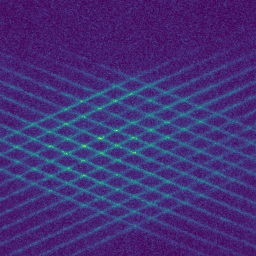
#> input picture Experimental_Data/Source/frame_0.png, 256 x 256 px
$ python -i image_utility.py   (imports and definitions only)   (older library calls are emulated)
#> lines starting #> are read from the running program, lines starting #| are printed output that depends on the picture; after the words box and inside, x2 and y2 are one past the last pixel; in counts of white or black regions, pixels touching at a corner belong together
from utility.py_import import cv2, np, plt, Tuple
from skimage.morphology import skeletonize, thin


# [7 lines left out: function save_plt, not called in this run]


def skeletonize_img(image: np.ndarray, blur_window: Tuple[int, int]=(5, 5),
                    method: str = 'thin') -> Tuple[np.ndarray, np.ndarray]:
    """
    Function takes in an image read in through cv2.imread, returns a skeletonized image of the
    grid

    :param image        :   Input image
    :param blur_window  :   Window size for the gaussian blur
    :return             :   Skeletonized image
    """
    # Apply adaptive thresholding and Otsu's thresholding
    clahe = cv2.createCLAHE(clipLimit=2.0, tileGridSize=(3, 3))
    image = clahe.apply(image)
    blur = cv2.GaussianBlur(image, blur_window, 0).astype('uint8')
    _, ot = cv2.threshold(blur, 0, 255, cv2.THRESH_BINARY + cv2.THRESH_OTSU)

    # Apply morphological operations to eliminate Noises
    kernel = np.ones((3, 3), np.uint8)
    thresh = cv2.erode(ot, kernel=kernel)
    thresh = cv2.dilate(thresh, kernel=kernel)

    # Create a gradient mask to isolate specific regions
    grad_x = cv2.Sobel(ot, cv2.CV_64F, 1, 0, ksize=5)
    grad_y = cv2.Sobel(ot, cv2.CV_64F, 0, 1, ksize=5)
    grad_magnitude = np.sqrt(grad_x ** 2 + grad_y ** 2)
    gradient_mask = (grad_magnitude == 0)
    dark_mask = (ot == 0)
    mask = gradient_mask & dark_mask
    thresh[mask] = 0

    if method == 'thin':
        skeleton = thin(thresh).astype(np.uint8)
    elif method == 'zhang':
        skeleton = skeletonize(thresh, method="zhang").astype(np.uint8)
    elif method == 'lee':
        skeleton = skeletonize(thresh, method="lee").astype(np.uint8)
    else:
        raise ValueError(f"Unknown skeletonization method: {method}")

    # [19 lines of commented-out code are left out]

    return thresh, skeleton


# [56 lines left out: functions stereo_transform, transform_image, not called in this run]

>>> import cv2
>>> picture = cv2.imread('../Experimental_Data/Source/frame_0.png', cv2.IMREAD_GRAYSCALE)
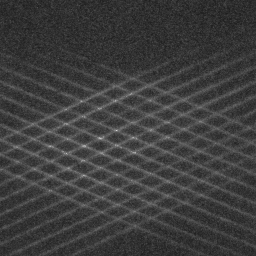
#> picture: shape (256, 256); min 30, max 215, mean 61.4
>>> result = skeletonize_img(picture)
#> in skeletonize_img, `blur = cv2.GaussianBlur(image, blur_window, 0).astype('uint8')`:
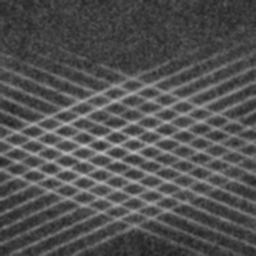
#> blur: shape (256, 256); min 30, max 194, mean 80.7
#> in skeletonize_img, `_, ot = cv2.threshold(blur, 0, 255, cv2.THRESH_BINARY + cv2.THRESH_OTSU)`:
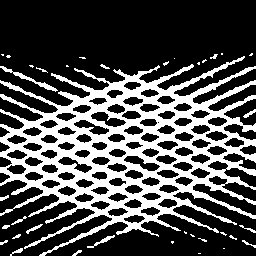
#> ot: shape (256, 256); 30.3% white; 36 white regions (19 under 20 px), largest, box (x1, y1, x2, y2) and area: (0, 56, 256, 256) 18960, (0, 66, 58, 92) 213, (87, 235, 115, 248) 81
#> in skeletonize_img, `thresh = cv2.erode(ot, kernel=kernel)`: thresh: shape (256, 256); 15.2% white; 124 white regions (112 under 20 px), largest, box (x1, y1, x2, y2) and area: (0, 72, 249, 234) 8798, (193, 125, 256, 161) 358, (124, 223, 141, 232) 62
#> in skeletonize_img, `thresh = cv2.dilate(thresh, kernel=kernel)`: thresh: shape (256, 256); 28.4% white; 55 white regions (28 under 20 px), largest, box (x1, y1, x2, y2) and area: (0, 70, 256, 243) 16894, (123, 221, 146, 233) 145, (201, 62, 229, 78) 128
#> in skeletonize_img, `grad_y = cv2.Sobel(ot, cv2.CV_64F, 0, 1, ksize=5)`:
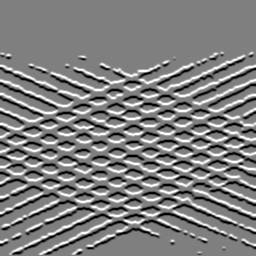
#> grad_y: shape (256, 256) float64; min -12240, max 12240, mean 6.1; drawn with min black and max white
#> in skeletonize_img, `grad_magnitude = np.sqrt(grad_x ** 2 + grad_y ** 2)`:
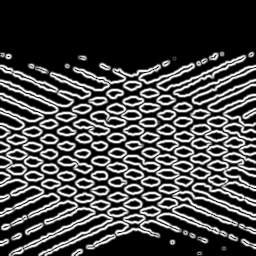
#> grad_magnitude: shape (256, 256) float64; min 0, max 13072.3, mean 3519.4; drawn with min black and max white
#> in skeletonize_img, `gradient_mask = (grad_magnitude == 0)`: gradient_mask: shape (256, 256) bool; 48% white; 444 white regions (291 under 20 px), largest, box (x1, y1, x2, y2) and area: (0, 0, 256, 95) 17584, (49, 208, 256, 256) 4007, (0, 204, 89, 256) 998
#> in skeletonize_img, `mask = gradient_mask & dark_mask`:
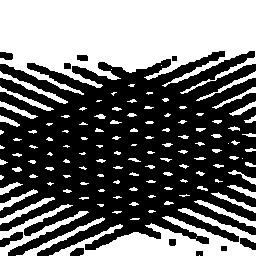
#> mask: shape (256, 256) bool; 42.7% white; 122 white regions (50 under 20 px), largest, box (x1, y1, x2, y2) and area: (0, 0, 256, 95) 17584, (49, 208, 256, 256) 4007, (0, 204, 89, 256) 998
#> in skeletonize_img, `skeleton = thin(thresh).astype(np.uint8)`:
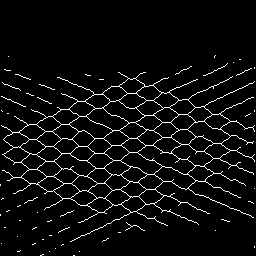
#> skeleton: shape (256, 256); values 0 (black) and 1 (white), 5.2% white in thin lines or dots, all inside (x1, y1, x2, y2) = (0, 55, 255, 256)

$ run again, on Experimental_Data/Source/frame_1.png
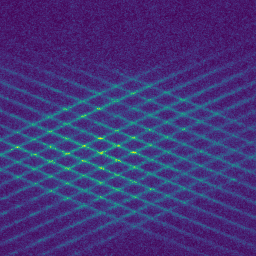
#> input picture Experimental_Data/Source/frame_1.png, 256 x 256 px
#> in skeletonize_img, `_, ot = cv2.threshold(blur, 0, 255, cv2.THRESH_BINARY + cv2.THRESH_OTSU)`:
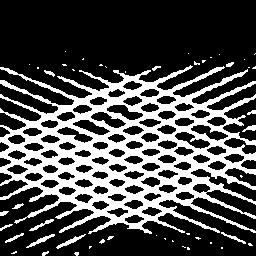
#> ot: shape (256, 256); 29.4% white; 49 white regions (34 under 20 px), largest, box (x1, y1, x2, y2) and area: (0, 65, 256, 234) 18413, (56, 234, 86, 249) 105, (26, 234, 55, 248) 99
#> gradient_mask: shape (256, 256) bool; 49.5% white; 441 white regions (300 under 20 px), largest, box (x1, y1, x2, y2) and area: (0, 0, 256, 96) 18175, (0, 204, 256, 256) 5690, (0, 189, 56, 225) 563
#> in skeletonize_img, `skeleton = thin(thresh).astype(np.uint8)`:
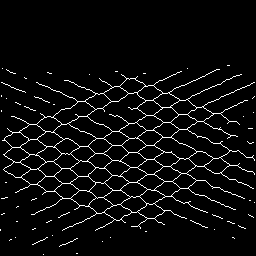
#> skeleton: shape (256, 256); values 0 (black) and 1 (white), 5% white in thin lines or dots, all inside (x1, y1, x2, y2) = (0, 65, 255, 255)

$ run again, on Experimental_Data/Source/frame_2.png
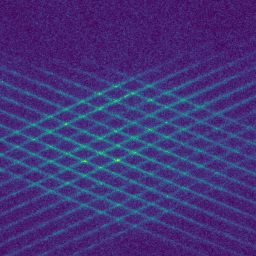
#> input picture Experimental_Data/Source/frame_2.png, 256 x 256 px
#> in skeletonize_img, `_, ot = cv2.threshold(blur, 0, 255, cv2.THRESH_BINARY + cv2.THRESH_OTSU)`:
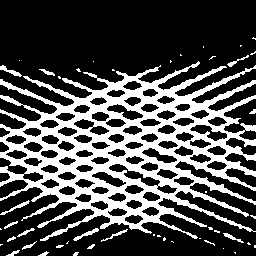
#> ot: shape (256, 256); 29.7% white; 47 white regions (31 under 20 px), largest, box (x1, y1, x2, y2) and area: (0, 61, 256, 241) 18493, (73, 228, 99, 241) 90, (0, 200, 30, 215) 86
#> gradient_mask: shape (256, 256) bool; 48.7% white; 429 white regions (275 under 20 px), largest, box (x1, y1, x2, y2) and area: (0, 0, 256, 96) 17692, (19, 216, 256, 256) 3998, (0, 211, 90, 256) 523
#> in skeletonize_img, `skeleton = thin(thresh).astype(np.uint8)`:
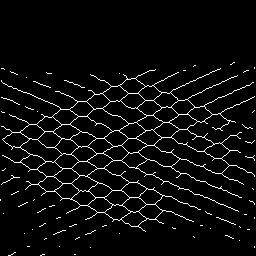
#> skeleton: shape (256, 256); values 0 (black) and 1 (white), 4.9% white in thin lines or dots, all inside (x1, y1, x2, y2) = (0, 62, 255, 256)
